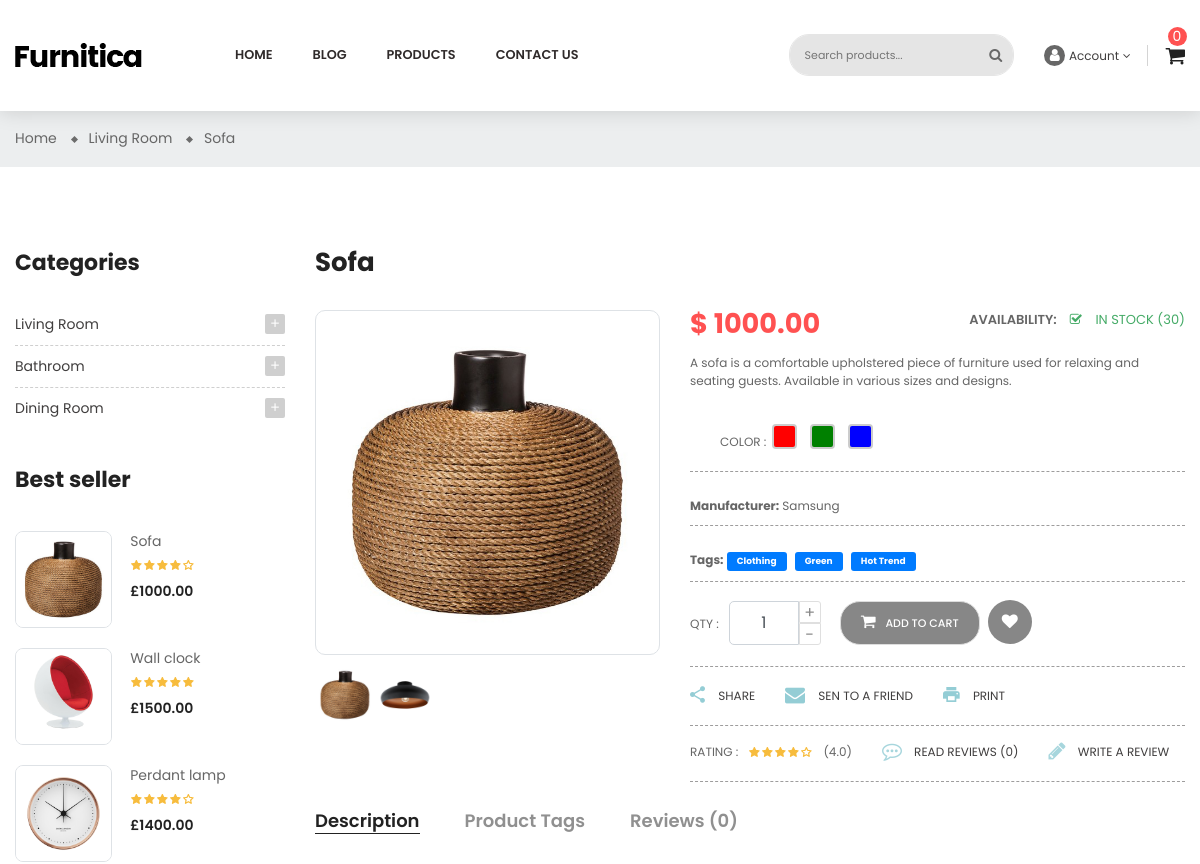
/en/products/6/ (upper part), run on an earlier commit of the app's database.
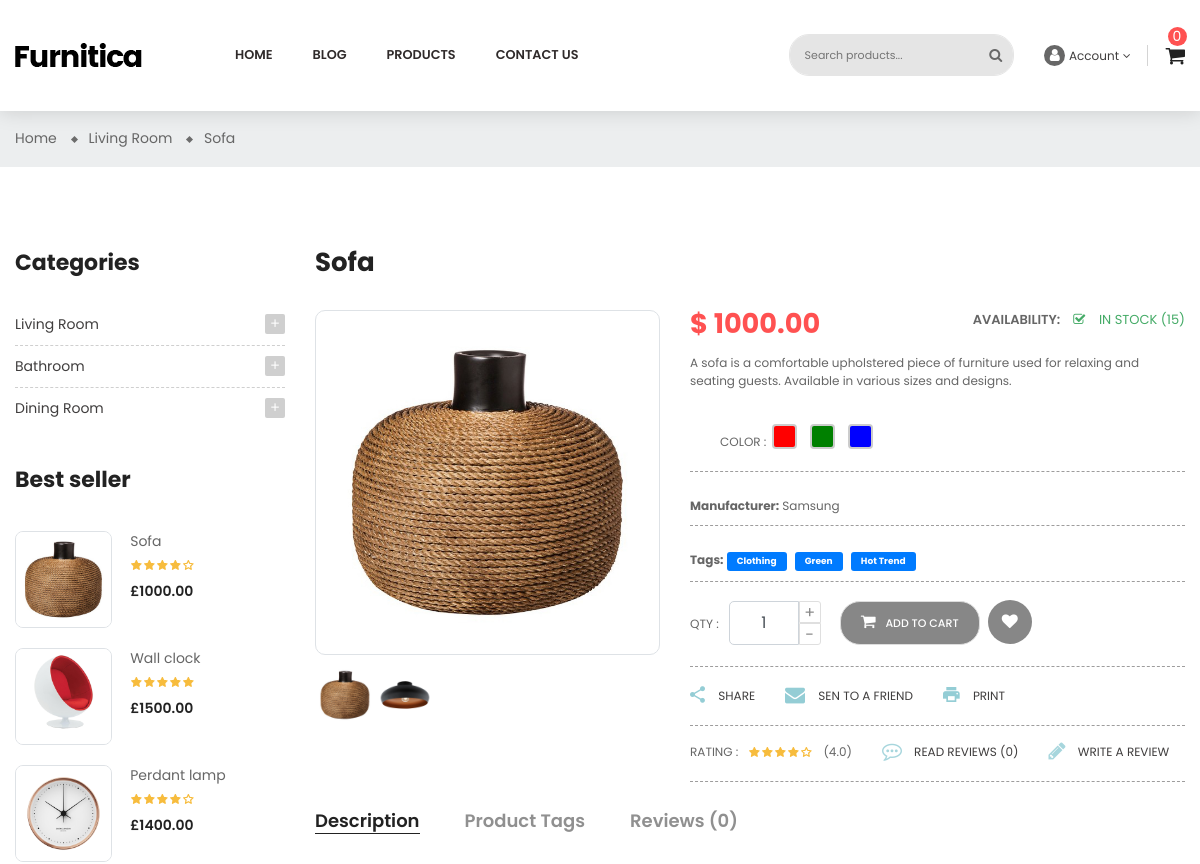
And on a later commit of the database.
### apps/products/models.py (models this page shows, shortened)
class ProductModel(BaseModel):
    class ProductStatus(models.TextChoices):
        DRAFT = 'DRAFT'
        PUBLISHED = 'PUBLISHED'
        DELETED = 'DELETED'
    status = models.CharField(
        max_length=20,
        choices=ProductStatus.choices,
        default=ProductStatus.DRAFT
    )
    title = models.CharField(max_length=255)
    description = models.TextField(blank=True, null=True)
    price = models.DecimalField(max_digits=10, decimal_places=2)
    discount_price = models.DecimalField(max_digits=10, decimal_places=2, blank=True, null=True)
    stock = models.PositiveIntegerField(default=0)
    category = models.ForeignKey(ProductCategoryModel, on_delete=models.CASCADE, related_name="products")
    manufacturer = models.ForeignKey(ManufacturerModel, on_delete=models.SET_NULL, null=True, blank=True, related_name="products")
    colors = models.ManyToManyField(ColorModel, blank=True, related_name="products")
    tags = models.ManyToManyField(ProductTagModel, blank=True, related_name="products")
    rating = models.FloatField(default=0)
    class Meta:
        verbose_name = 'product'
        verbose_name_plural = 'products'

class ProductImageModel(BaseModel):
    product = models.ForeignKey(ProductModel, on_delete=models.CASCADE, related_name="images")
    image = models.ImageField(upload_to="products/")

class ManufacturerModel(BaseModel):
    name = models.CharField(max_length=100)
    class Meta:
        verbose_name = 'manufacturer'
        verbose_name_plural = 'manufacturers'

### apps/products/views.py (the view)
# urls.py: path("<int:pk>/", ProductDetailView.as_view(), name="detail"),
class ProductDetailView(DetailView):
    template_name = "products/product-detail.html"
    queryset = ProductModel.objects.all()
    context_object_name = "product"
    def get_context_data(self, **kwargs):
        context = super().get_context_data(**kwargs)
        product = self.object
        context['category'] = product.category
        context['parent_category'] = product.category.parent if product.category else None
        context['related_products'] = ProductModel.objects.filter(
            category=product.category,
            status=ProductModel.ProductStatus.PUBLISHED
        ).exclude(id=product.id)[:3]
        context['best_sellers'] = ProductModel.objects.filter(
            status=ProductModel.ProductStatus.PUBLISHED
        ).order_by('-rating')[:3]
        context['all_tags'] = ProductTagModel.objects.all()
        context['all_categories'] = ProductCategoryModel.objects.filter(parent__isnull=True)
        context['comments'] = CommentModel.objects.filter(product=product).order_by('-created_at')
        return context

### apps/basket/cart.py (called while the page is built)
    def __len__(self):
        return sum(item['quantity'] for item in self.basket.values())

### apps/basket/context_processors.py (called while the page is built)
def basket(request):
    return {'basket': Basket(request)}

### apps/pages/templatetags/my_tags.py (called while the page is built)
@register.simple_tag
def get_full_url(request, lang):
    path = request.path.split('/')
    path[1] = lang
    return '/'.join(path)

### templates/products/product-detail.html (shortened to what the changed rows need)
{% extends 'layout/base.html' %}
{% load static %}
{% load i18n %}
{% load my_tags %}
{% block body_id %}product-detail{% endblock %}
{% block content %}
    <div class="main-content">
        <div id="wrapper-site">
            <div id="content-wrapper">
                <div id="main">
                    <div class="page-home">
                        <nav class="breadcrumb-bg">
                            <div class="container no-index">
                                <div class="breadcrumb">
                                    <ol>
                                        <li>
                                            <span>{{ product.title }}</span>
                                        </li>
                                    </ol>
                                </div>
                            </div>
                        </nav>
                        <div class="container">
                            <div class="content">
                                <div class="row">
                                    <div class="sidebar-3 sidebar-collection col-lg-3 col-md-3 col-sm-4">
                                        <div class="sidebar-block">
                                            <div class="product-content tab-content">
                                                <div class="row">
                                                    {% for seller in best_sellers %}
                                                    <div class="item col-md-12">
                                                        <div class="product-miniature item-one first-item d-flex">
                                                            <div class="thumbnail-container border">
                                                                <a href="{% url 'products:detail' pk=seller.id %}">
                                                                    {% if seller.images.all %}
                                                                    <img class="img-fluid image-cover" src="{{ seller.images.all.0.image.url }}" alt="{{ seller.title }}">
                                                                    {% else %}
                                                                    <img class="img-fluid image-cover" src="{% static 'img/product/placeholder.jpg' %}" alt="No image">
                                                                    {% endif %}
                                                                </a>
                                                            </div>
                                                            <div class="product-description">
                                                                <div class="product-groups">
                                                                    <div class="product-title">
                                                                        <a href="{% url 'products:detail' pk=seller.id %}">{{ seller.title }}</a>
                                                                    </div>
                                                                    <div class="rating">
                                                                        <div class="star-content">
                                                                            {% for i in "12345" %}
                                                                            {% if forloop.counter <= seller.rating|floatformat:0 %}
                                                                            <div class="star filled"></div>
                                                                            {% else %}
                                                                            <div class="star"></div>
                                                                            {% endif %}
                                                                            {% endfor %}
                                                                        </div>
                                                                    </div>
                                                                    <div class="product-group-price">
                                                                        <div class="product-price-and-shipping">
                                                                            <span class="price">£{{ seller.price }}</span>
                                                                        </div>
                                                                    </div>
                                                                </div>
                                                            </div>
                                                        </div>
                                                    </div>
                                                    {% endfor %}
                                                </div>
                                            </div>
                                        </div>
                                    </div>
                                    <div class="col-sm-8 col-lg-9 col-md-9">
                                        <div class="main-product-detail">
                                            <h2>{{ product.title }}</h2>
                                            <div class="product-single row">
                                                <div class="product-detail col-xs-12 col-md-5 col-sm-5">
                                                </div>
                                                <div class="product-info col-xs-12 col-md-7 col-sm-7">
                                                    <div class="detail-description">
                                                        <div class="price-del">
                                                            <span class="price">$ {{ product.price }}</span>
                                                            <span class="float-right">
                                                                <span class="availb">Availability: </span>
                                                                {% if product.stock|add:0 > 0 %}
                                                                <span class="check">
                                                                    <i class="fa fa-check-square-o" aria-hidden="true"></i>
                                                                    IN STOCK ({{ product.stock }})
                                                                </span>
                                                                {% else %}
                                                                    <span class="availb text-danger" style="font-weight:600;">
                                                                    <i class="fa fa-times-circle" aria-hidden="true"></i>
                                                                    OUT OF STOCK
                                                                </span>
                                                                {% endif %}
                                                            </span>
                                                        </div>
                                                        <p class="description">{{ product.description }}</p>
                                                        <div class="option has-border d-lg-flex size-color">
                                                            <div class="colors">
                                                            </div>
                                                        </div>
                                                        {% if product.manufacturer %}
                                                        <div class="has-border" style="padding:10px 0;">
                                                            <b>Manufacturer:</b> {{ product.manufacturer.name }}
                                                        </div>
                                                        {% endif %}
                                                        {% if product.tags.all %}
                                                        <div class="has-border" style="padding:10px 0;">
                                                            <b>Tags:</b>
                                                            {% for tag in product.tags.all %}
                                                            <a href="{% url 'products:filter' 'tag' tag.id %}" class="badge badge-secondary" style="margin-right:5px;padding:5px 10px;background:#007bff;color:#fff;text-decoration:none;border-radius:3px;">
                                                            </a>
                                                            {% endfor %}
                                                        </div>
                                                        {% endif %}
                                                        <div class="has-border cart-area">
                                                            <form action="{% url 'basket:basket_add' product.id %}" method="post">
                                                            </form>
                                                        </div>
                                                        <div class="d-flex2 has-border">
                                                            <div class="btn-group">
                                                            </div>
                                                        </div>
                                                        <div class="rating-comment has-border d-flex">
                                                            <div class="review-description d-flex">
                                                                <span>RATING :</span>
                                                                <div class="rating">
                                                                    <div class="star-content">
                                                                    </div>
                                                                </div>
                                                                <span style="margin-left:10px;">({{ product.rating }})</span>
                                                            </div>
                                                            <div class="read after-has-border">
                                                            </div>
                                                            <div class="apen after-has-border">
                                                            </div>
                                                        </div>
                                                    </div>
                                                </div>
                                            </div>
                                            <div class="review">
                                                <ul class="nav nav-tabs">
                                                </ul>
                                            </div>
                                        </div>
                                    </div>
                                </div>
                            </div>
                        </div>
                    </div>
                </div>
            </div>
        </div>
    </div>
{% endblock %}

What changed in the data, as far as the page shows it:
changed ProductModel "Sofa": stock "30" → "15"
